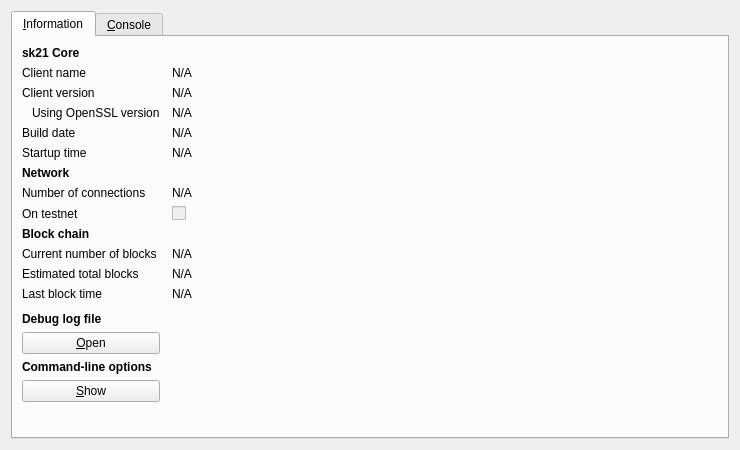
<?xml version="1.0" encoding="UTF-8"?>
<ui version="4.0">
 <class>RPCConsole</class>
 <widget class="QDialog" name="RPCConsole">
  <property name="geometry">
   <rect>
    <x>0</x>
    <y>0</y>
    <width>740</width>
    <height>450</height>
   </rect>
  </property>
  <property name="windowTitle">
   <string>sk21 - Debug window</string>
  </property>
  <layout class="QVBoxLayout" name="verticalLayout_2">
   <item>
    <widget class="QTabWidget" name="tabWidget">
     <property name="currentIndex">
      <number>0</number>
     </property>
     <widget class="QWidget" name="tab_info">
      <attribute name="title">
       <string>&amp;Information</string>
      </attribute>
      <layout class="QGridLayout" name="gridLayout" columnstretch="0,1">
       <property name="horizontalSpacing">
        <number>12</number>
       </property>
       <item row="0" column="0">
        <widget class="QLabel" name="label_9">
         <property name="font">
          <font>
           <weight>75</weight>
           <bold>true</bold>
          </font>
         </property>
         <property name="text">
          <string>sk21 Core</string>
         </property>
        </widget>
       </item>
       <item row="1" column="0">
        <widget class="QLabel" name="label_5">
         <property name="text">
          <string>Client name</string>
         </property>
        </widget>
       </item>
       <item row="1" column="1">
        <widget class="QLabel" name="clientName">
         <property name="cursor">
          <cursorShape>IBeamCursor</cursorShape>
         </property>
         <property name="text">
          <string>N/A</string>
         </property>
         <property name="textFormat">
          <enum>Qt::PlainText</enum>
         </property>
         <property name="textInteractionFlags">
          <set>Qt::LinksAccessibleByMouse|Qt::TextSelectableByKeyboard|Qt::TextSelectableByMouse</set>
         </property>
        </widget>
       </item>
       <item row="2" column="0">
        <widget class="QLabel" name="label_6">
         <property name="text">
          <string>Client version</string>
         </property>
        </widget>
       </item>
       <item row="2" column="1">
        <widget class="QLabel" name="clientVersion">
         <property name="cursor">
          <cursorShape>IBeamCursor</cursorShape>
         </property>
         <property name="text">
          <string>N/A</string>
         </property>
         <property name="textFormat">
          <enum>Qt::PlainText</enum>
         </property>
         <property name="textInteractionFlags">
          <set>Qt::LinksAccessibleByMouse|Qt::TextSelectableByKeyboard|Qt::TextSelectableByMouse</set>
         </property>
        </widget>
       </item>
       <item row="3" column="0">
        <widget class="QLabel" name="label_14">
         <property name="text">
          <string>Using OpenSSL version</string>
         </property>
         <property name="indent">
          <number>10</number>
         </property>
        </widget>
       </item>
       <item row="3" column="1">
        <widget class="QLabel" name="openSSLVersion">
         <property name="cursor">
          <cursorShape>IBeamCursor</cursorShape>
         </property>
         <property name="text">
          <string>N/A</string>
         </property>
         <property name="textFormat">
          <enum>Qt::PlainText</enum>
         </property>
         <property name="textInteractionFlags">
          <set>Qt::LinksAccessibleByMouse|Qt::TextSelectableByKeyboard|Qt::TextSelectableByMouse</set>
         </property>
        </widget>
       </item>
       <item row="4" column="0">
        <widget class="QLabel" name="label_12">
         <property name="text">
          <string>Build date</string>
         </property>
        </widget>
       </item>
       <item row="4" column="1">
        <widget class="QLabel" name="buildDate">
         <property name="cursor">
          <cursorShape>IBeamCursor</cursorShape>
         </property>
         <property name="text">
          <string>N/A</string>
         </property>
         <property name="textFormat">
          <enum>Qt::PlainText</enum>
         </property>
         <property name="textInteractionFlags">
          <set>Qt::LinksAccessibleByMouse|Qt::TextSelectableByKeyboard|Qt::TextSelectableByMouse</set>
         </property>
        </widget>
       </item>
       <item row="5" column="0">
        <widget class="QLabel" name="label_13">
         <property name="text">
          <string>Startup time</string>
         </property>
        </widget>
       </item>
       <item row="5" column="1">
        <widget class="QLabel" name="startupTime">
         <property name="cursor">
          <cursorShape>IBeamCursor</cursorShape>
         </property>
         <property name="text">
          <string>N/A</string>
         </property>
         <property name="textFormat">
          <enum>Qt::PlainText</enum>
         </property>
         <property name="textInteractionFlags">
          <set>Qt::LinksAccessibleByMouse|Qt::TextSelectableByKeyboard|Qt::TextSelectableByMouse</set>
         </property>
        </widget>
       </item>
       <item row="6" column="0">
        <widget class="QLabel" name="label_11">
         <property name="font">
          <font>
           <weight>75</weight>
           <bold>true</bold>
          </font>
         </property>
         <property name="text">
          <string>Network</string>
         </property>
        </widget>
       </item>
       <item row="7" column="0">
        <widget class="QLabel" name="label_7">
         <property name="text">
          <string>Number of connections</string>
         </property>
        </widget>
       </item>
       <item row="7" column="1">
        <widget class="QLabel" name="numberOfConnections">
         <property name="cursor">
          <cursorShape>IBeamCursor</cursorShape>
         </property>
         <property name="text">
          <string>N/A</string>
         </property>
         <property name="textFormat">
          <enum>Qt::PlainText</enum>
         </property>
         <property name="textInteractionFlags">
          <set>Qt::LinksAccessibleByMouse|Qt::TextSelectableByKeyboard|Qt::TextSelectableByMouse</set>
         </property>
        </widget>
       </item>
       <item row="8" column="0">
        <widget class="QLabel" name="label_8">
         <property name="text">
          <string>On testnet</string>
         </property>
        </widget>
       </item>
       <item row="8" column="1">
        <widget class="QCheckBox" name="isTestNet">
         <property name="enabled">
          <bool>false</bool>
         </property>
         <property name="text">
          <string/>
         </property>
        </widget>
       </item>
       <item row="9" column="0">
        <widget class="QLabel" name="label_10">
         <property name="font">
          <font>
           <weight>75</weight>
           <bold>true</bold>
          </font>
         </property>
         <property name="text">
          <string>Block chain</string>
         </property>
        </widget>
       </item>
       <item row="10" column="0">
        <widget class="QLabel" name="label_3">
         <property name="text">
          <string>Current number of blocks</string>
         </property>
        </widget>
       </item>
       <item row="10" column="1">
        <widget class="QLabel" name="numberOfBlocks">
         <property name="cursor">
          <cursorShape>IBeamCursor</cursorShape>
         </property>
         <property name="text">
          <string>N/A</string>
         </property>
         <property name="textFormat">
          <enum>Qt::PlainText</enum>
         </property>
         <property name="textInteractionFlags">
          <set>Qt::LinksAccessibleByMouse|Qt::TextSelectableByKeyboard|Qt::TextSelectableByMouse</set>
         </property>
        </widget>
       </item>
       <item row="11" column="0">
        <widget class="QLabel" name="label_4">
         <property name="text">
          <string>Estimated total blocks</string>
         </property>
        </widget>
       </item>
       <item row="11" column="1">
        <widget class="QLabel" name="totalBlocks">
         <property name="cursor">
          <cursorShape>IBeamCursor</cursorShape>
         </property>
         <property name="text">
          <string>N/A</string>
         </property>
         <property name="textFormat">
          <enum>Qt::PlainText</enum>
         </property>
         <property name="textInteractionFlags">
          <set>Qt::LinksAccessibleByMouse|Qt::TextSelectableByKeyboard|Qt::TextSelectableByMouse</set>
         </property>
        </widget>
       </item>
       <item row="12" column="0">
        <widget class="QLabel" name="label_2">
         <property name="text">
          <string>Last block time</string>
         </property>
        </widget>
       </item>
       <item row="12" column="1">
        <widget class="QLabel" name="lastBlockTime">
         <property name="cursor">
          <cursorShape>IBeamCursor</cursorShape>
         </property>
         <property name="text">
          <string>N/A</string>
         </property>
         <property name="textFormat">
          <enum>Qt::PlainText</enum>
         </property>
         <property name="textInteractionFlags">
          <set>Qt::LinksAccessibleByMouse|Qt::TextSelectableByKeyboard|Qt::TextSelectableByMouse</set>
         </property>
        </widget>
       </item>
       <item row="13" column="0">
        <spacer name="verticalSpacer_2">
         <property name="orientation">
          <enum>Qt::Vertical</enum>
         </property>
         <property name="sizeHint" stdset="0">
          <size>
           <width>20</width>
           <height>20</height>
          </size>
         </property>
        </spacer>
       </item>
       <item row="14" column="0">
        <widget class="QLabel" name="labelDebugLogfile">
         <property name="font">
          <font>
           <weight>75</weight>
           <bold>true</bold>
          </font>
         </property>
         <property name="text">
          <string>Debug log file</string>
         </property>
        </widget>
       </item>
       <item row="15" column="0">
        <widget class="QPushButton" name="openDebugLogfileButton">
         <property name="toolTip">
          <string>Open the sk21 debug log file from the current data directory. This can take a few seconds for large log files.</string>
         </property>
         <property name="text">
          <string>&amp;Open</string>
         </property>
         <property name="autoDefault">
          <bool>false</bool>
         </property>
        </widget>
       </item>
       <item row="16" column="0">
        <widget class="QLabel" name="labelCLOptions">
         <property name="font">
          <font>
           <weight>75</weight>
           <bold>true</bold>
          </font>
         </property>
         <property name="text">
          <string>Command-line options</string>
         </property>
        </widget>
       </item>
       <item row="17" column="0">
        <widget class="QPushButton" name="showCLOptionsButton">
         <property name="toolTip">
          <string>Show the sk21-Qt help message to get a list with possible sk21 command-line options.</string>
         </property>
         <property name="text">
          <string>&amp;Show</string>
         </property>
         <property name="autoDefault">
          <bool>false</bool>
         </property>
        </widget>
       </item>
       <item row="18" column="0">
        <spacer name="verticalSpacer">
         <property name="orientation">
          <enum>Qt::Vertical</enum>
         </property>
         <property name="sizeHint" stdset="0">
          <size>
           <width>20</width>
           <height>40</height>
          </size>
         </property>
        </spacer>
       </item>
      </layout>
     </widget>
     <widget class="QWidget" name="tab_console">
      <attribute name="title">
       <string>&amp;Console</string>
      </attribute>
      <layout class="QVBoxLayout" name="verticalLayout_3">
       <property name="spacing">
        <number>3</number>
       </property>
       <item>
        <widget class="QTextEdit" name="messagesWidget">
         <property name="minimumSize">
          <size>
           <width>0</width>
           <height>100</height>
          </size>
         </property>
         <property name="readOnly">
          <bool>true</bool>
         </property>
         <property name="tabKeyNavigation" stdset="0">
          <bool>false</bool>
         </property>
         <property name="columnCount" stdset="0">
          <number>2</number>
         </property>
        </widget>
       </item>
       <item>
        <layout class="QHBoxLayout" name="horizontalLayout">
         <property name="spacing">
          <number>3</number>
         </property>
         <item>
          <widget class="QLabel" name="label">
           <property name="text">
            <string notr="true">&gt;</string>
           </property>
          </widget>
         </item>
         <item>
          <widget class="QLineEdit" name="lineEdit"/>
         </item>
         <item>
          <widget class="QPushButton" name="clearButton">
           <property name="maximumSize">
            <size>
             <width>24</width>
             <height>24</height>
            </size>
           </property>
           <property name="toolTip">
            <string>Clear console</string>
           </property>
           <property name="text">
            <string/>
           </property>
           <property name="icon">
            <iconset resource="../sk21.qrc">
             <normaloff>:/icons/remove</normaloff>:/icons/remove</iconset>
           </property>
           <property name="shortcut">
            <string notr="true">Ctrl+L</string>
           </property>
           <property name="autoDefault">
            <bool>false</bool>
           </property>
          </widget>
         </item>
        </layout>
       </item>
      </layout>
     </widget>
    </widget>
   </item>
  </layout>
 </widget>
 <resources>
  <include location="../sk21.qrc"/>
 </resources>
 <connections/>
</ui>
